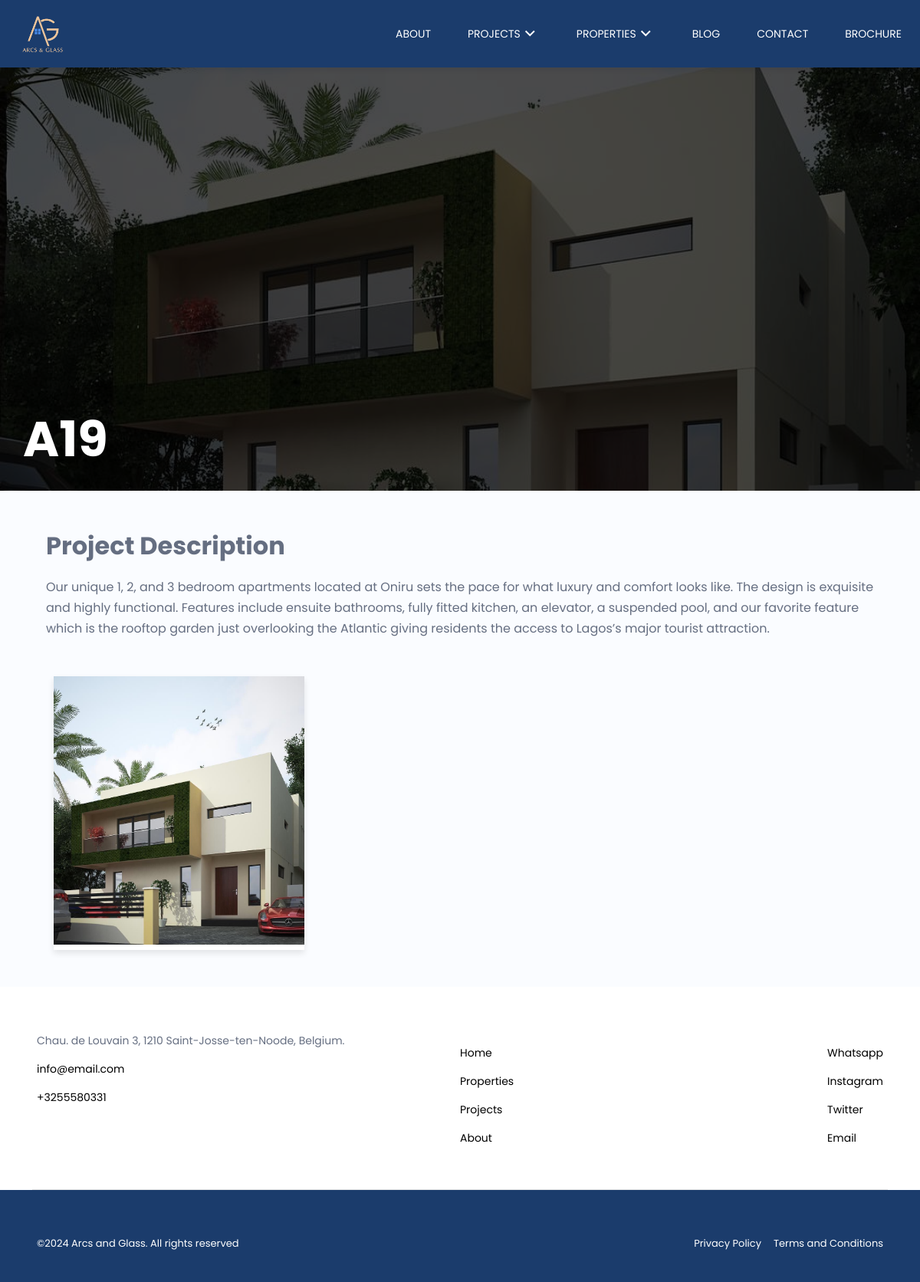
The page /project_info/a19 on the database its author committed.
### app/models.py (models this page shows, shortened)
class Project(models.Model):
    name = models.CharField(max_length=50)
    slug = models.SlugField(unique=True, max_length=255)
    description = models.TextField()
    created_at = models.DateTimeField(auto_now_add=True, editable=False)

class ProjectImage(models.Model):
    project = models.ForeignKey(Project, on_delete=models.CASCADE, related_name="project_images")
    image = models.ImageField(upload_to="project")

class SiteInfo(models.Model):
    address = models.CharField(max_length=255)
    email = models.EmailField()
    phone_number = models.CharField(max_length=100)
    instagram = models.CharField(max_length=100)
    twitter = models.CharField(max_length=100)
    whatsapp = models.CharField(max_length=100)

### app/views.py (the view)
# urls.py: path('project_info/<str:slug>', views.project_info, name='project_info'),
def project_info(request, slug):
    site_info = SiteInfo.objects.first()
    project = get_object_or_404(Project, slug=slug)
    nav_latest_projects = Project.objects.all().order_by("-created_at")[:3]
    return render(
        request,
        "project_info.html",
        context={
            "site_info": site_info,
            "project": project,
            "nav_latest_projects": nav_latest_projects,
        },
    )

### app/templates/project_info.html (shortened to what this page needs)
{% extends 'home_template.html' %}
{% load static %}
{% block head %}
  <link rel="stylesheet" href="{% static './assets/css/lightbox.css' %}" />
  <link rel="stylesheet" href="{% static './assets/css/projects.css' %}" />
  <link href="https://cdn.jsdelivr.net/npm/remixicon@4.3.0/fonts/remixicon.css" rel="stylesheet" />
  <link rel="stylesheet" type="text/css" href="https://cdn.jsdelivr.net/npm/slick-carousel@1.8.1/slick/slick.css" />
  <link rel="stylesheet" type="text/css" href="https://cdn.jsdelivr.net/npm/slick-carousel@1.8.1/slick/slick-theme.css" />
{% endblock %}
{% block content %}
  <section class="project-section">
    <div class="overlay"></div>
    <img src="/{{ project.project_images.first.image }}" alt="About Us Background" class="background-img" />
    <div class="content">
      <h1 style="text-transform: uppercase;">{{ project.name }}</h1>
    </div>
  </section>
  <div class="project-details">
    <h1>Project Description</h1>
    <p>
      {{ project.description }}
    </p>
  </div>
  <div class="card-container carousel-item">
    {% for project_image in project.project_images.all %}
    <div class="card">
      <img src="/{{project_image.image}}" alt="Card 1 Image" />
    </div>
    {% endfor %}
  </div>
{% endblock %}

### app/templates/footer.html (shortened to what this page needs)
<footer>
    <div class="footer">
      <div class="start">
        <p>
            {{ site_info.address }}
        </p>
        <ul>
          <li>
            <a href="mailto:{{ site_info.email }}">{{ site_info.email }}</a>
          </li>
          <li>
            <a href="tel:{{ site_info.phone_number }}">{{ site_info.phone_number }}</a>
          </li>
        </ul>
      </div>
      <div class="center">
        <ul>
          <li>
            <a href="{% url 'index' %}">Home</a>
          </li>
          <li>
            <a href="{% url 'properties' %}">Properties</a>
          </li>
          <li>
            <a href="{% url 'projects' %}">Projects</a>
          </li>
          <li>
            <a href="{% url 'about' %}">About</a>
          </li>
        </ul>
        <ul>
          <li>
            <a href="{{ site_info.whatsapp }}">Whatsapp</a>
          </li>
          <li>
            <a href="{{ site_info.instagram }}">Instagram</a>
          </li>
          <li>
            <a href="{{ site_info.twitter }}">Twitter</a>
          </li>
          <li>
            <a href="mailto:{{ site_info.email }}">Email</a>
          </li>
        </ul>
      </div>
    </div>
    <div class="footer_last">
      <p>
        &copy;Arcs and Glass. All rights reserved
      </p>
      <ul>
        <li>
          <a href="{% url 'index' %}">Privacy Policy</a>
        </li>
        <li>
          <a href="{% url 'index' %}">Terms and Conditions</a>
        </li>
      </ul>
    </div>
  </footer>

### static/assets/css/footer.css (style rules this page uses)
* { margin: 0; padding: 0; box-sizing: border-box; font-family: 'Poppins'; }
html, body { overflow-x: hidden; }
ul { list-style: none; padding-left: 0 !important; }
a { color: #000; text-decoration: none; }
.footer { display: flex; justify-content: space-between; background-color: #fff; background-image: none; margin-left: 0; margin-right: 0; padding: 60px 4% 40px; position: relative; font-size: 14px; }
.footer .start { width: 50%; }
.footer .center { width: 50%; display: flex; justify-content: space-between; }
.footer ul li { margin: 1rem 0; }
.footer_last { display: flex; justify-content: space-between; padding: 60px 4% 40px; font-size: 13px; background-color: #1b3c6c; color: #fff; }
.footer_last a { color: #fff; }
.footer_last ul { display: flex; gap: 1rem; }

### static/assets/css/projects.css (style rules this page uses)
.project-section { position: relative; width: 100%; height: 80vh; overflow: hidden; }
.background-img { width: 100%; height: 100%; object-fit: cover; }
.project-section .overlay { position: absolute; top: 0; left: 0; width: 100%; height: 100%; opacity: 1; background: rgba(0, 0, 0, 0.7); }
.content { position: absolute; bottom: 20px; left: 30px; z-index: 2; }
.content h1 { color: white; font-size: 4rem; font-weight: bold; }
.card-container { display: grid; grid-template-columns: repeat(3, 1fr); margin: 3rem auto; gap: 20px; width: 90%; max-width: 1200px; }
.card { background-color: #fff; overflow: hidden; position: relative; box-shadow: 0 4px 8px rgba(0, 0, 0, 0.1); transition: transform 0.4s; cursor: pointer; margin: 0 10px; }
.card img { width: 100%; height: 350px; object-fit: cover; }
.overlay { position: absolute; top: 0; left: 0; width: 100%; height: 100%; background-color: #b8742bbd; opacity: 0; transition: opacity 0.4s ease-in-out; }
.project-details { margin: 3rem auto; width: 90%; max-width: 1200px; }
.project-details h1 { margin-bottom: 1rem; }
.project-details p { line-height: 1.7; }

### static/assets/css/global.css (style rules this page uses)
:root { --header-height: 3.5rem; --first-color: hsl(220, 68%, 54%); --first-color-lighten: hsl(220, 68%, 97%); --second-color: #b8742b; --title-color: hsl(220, 48%, 28%); --text-color: hsl(220, 12%, 45%); --body-color: hsl(220, 100%, 99%); --body-font: "Poppins", sans-serif; --normal-font-size: .938rem; --small-font-size: .813rem; --smaller-font-size: .75rem; --font-medium: 500; --font-semi-bold: 600; --z-tooltip: 10; --z-fixed: 100; }
@media screen and (min-width: 1024px) { :root { --normal-font-size: 1rem; --small-font-size: .875rem; --smaller-font-size: .813rem; } }
* { box-sizing: border-box; padding: 0; margin: 0; }
body { font-family: var(--body-font); font-size: var(--normal-font-size); background-color: var(--body-color); color: var(--text-color); }
ul { list-style: none; }
a { text-decoration: none; }

### rows shown on the page
Project: project_images.first.image (picture), name "A19", description "Our unique 1, 2, and 3 bedroom apartments located at Oniru sets the pace for what luxury and comfort looks like. The design is exquisite and highly functional. Features include ensuite bathrooms, fully fitted kitchen, an elevator, a suspended pool, and our favorite feature which is the rooftop garden just overlooking the Atlantic giving residents the access to Lagos’s major tourist attraction."
ProjectImage: image (picture)
SiteInfo: address "Chau. de Louvain 3, 1210 Saint-Josse-ten-Noode, Belgium.", email "info@email.com", phone_number "+3255580331"
